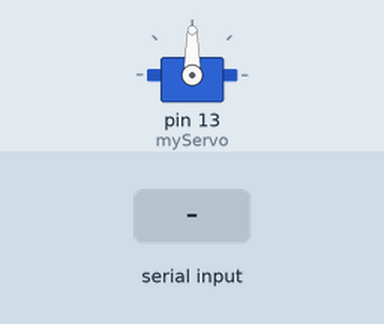
The sketch below on a simulated Arduino Uno, built with avr-gcc and run on an emulated ATmega328P. Parts: servo. The test bench sets the inputs (shaded band). What the sketch prints to the serial monitor is not drawn.

Above: at 1.2 s.
1.3 s: "1\n" received over the second serial link
At 2.48 s:
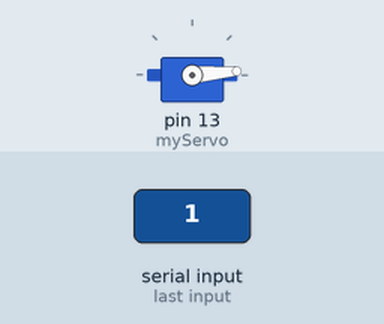
4.3 s: "90,45,200\n" received over the second serial link
6.8 s: "180\n" received over the second serial link
At 9.0 s:
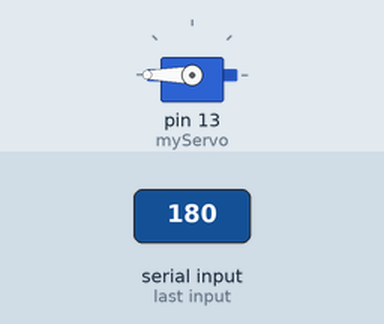
9.3 s: "1,90\n" received over the second serial link
15.3 s: "90,45\n" received over the second serial link
At 16.6 s:
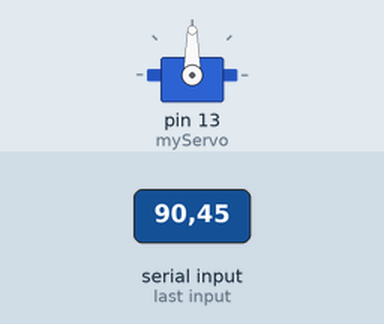
Timing chart, 0 to 18.3 s (numbered marks = the images above; inputs shaded):
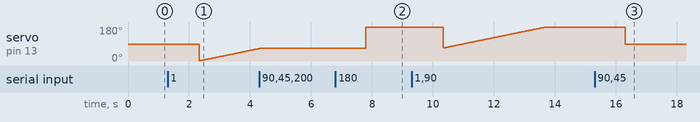

The sketch:

bluetooth_trial.ino
```cpp
#include <SoftwareSerial.h>
#include <Servo.h>

Servo myServo;
int TxD = 11; //white
int RxD = 10; //blue
int servoPosition;
int servoPos;
int new1;
SoftwareSerial bluetooth(TxD, RxD);

void setup() {
  int pos = 0;
  myServo.attach(13);
  //myServo.write(0);
  Serial.begin(9600);
  bluetooth.begin(9600);
}

void loop() {
  Serial.println(bluetooth.available());
  if (bluetooth.available()) {
    String value = bluetooth.readString();
    servoPosition = value.toInt();

    if (value.toInt() == 0) {
      Serial.println(servoPosition);
      myServo.write(0);
    }

    if (value.toInt() == 90) {
      Serial.println(servoPosition);
      myServo.write(90);
    }

    if (value.toInt() == 180) {
      Serial.println(servoPosition);
      myServo.write(180);
    }

    while (value.toInt() == 1) {
      if (bluetooth.available())
      {
        value = bluetooth.readString();
        Serial.println(value);

        if (value.toInt() == 2)
        {
          Serial.println("YYY");
          break;
        }
      }
      servoPos++;
      delay(30);
      Serial.println(servoPos);
      myServo.write(servoPos);

      if (servoPos == 180 )
      {
        servoPos = 0;
        break;
      }
    }
  }
}
```

Measured:
- after the input at 6.8 s, servo on pin 13 (myServo): 68° → 180° after 1.0 s
- after the input at 15.3 s, servo on pin 13 (myServo): 180° → 90° after 1.0 s
